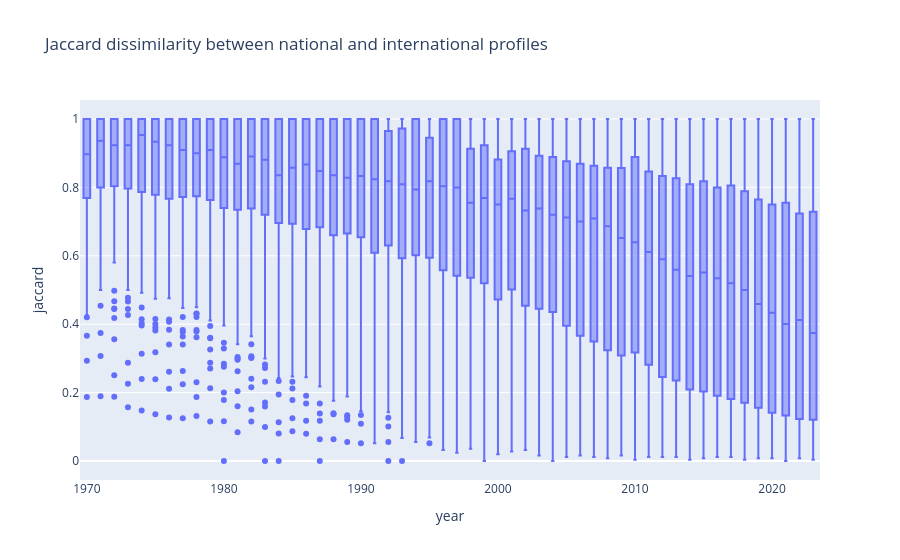

The code cell stored with this chart in its notebook:
### Code cell
test_year = 2010
fig = px.box(
    (
        df_stats_dyn
        # .query("year > @test_year")
    ),
    x="year",
    y="jaccard",
    points="outliers",
    hover_data=["country"],
    title="Jaccard dissimilarity between national and international profiles"
    # color="region"
)
fig.show()
# fig.write_image("../images/w1_tree_box_1970_2023.png",
#                 width=1200, height=600, scale=2)

### Figure 1 — Plotly figure (JSON) as saved in the notebook; plotly's stock layout.template omitted (floating-point values rounded to 4 significant figures; data arrays with more than 128 entries replaced by an {"elided": "..."} marker saying what was removed)
{"data": [{"alignmentgroup": "True", "boxpoints": "outliers", "customdata": {"elided": "10805x1 str values"}, "hovertemplate": "year=%{x}<br>jaccard=%{y}<br>country=%{customdata[0]}<extra></extra>", "legendgroup": "", "marker": {"color": "#636efa"}, "name": "", "notched": false, "offsetgroup": "", "orientation": "v", "showlegend": false, "x": {"elided": "10805 int values"}, "x0": " ", "xaxis": "x", "y": {"elided": "10805 float values"}, "y0": " ", "yaxis": "y", "type": "box"}], "layout": {"xaxis": {"anchor": "y", "domain": [0.0, 1.0], "title": {"text": "year"}}, "yaxis": {"anchor": "x", "domain": [0.0, 1.0], "title": {"text": "jaccard"}}, "legend": {"tracegroupgap": 0}, "title": {"text": "Jaccard dissimilarity between national and international profiles"}, "boxmode": "group"}}
